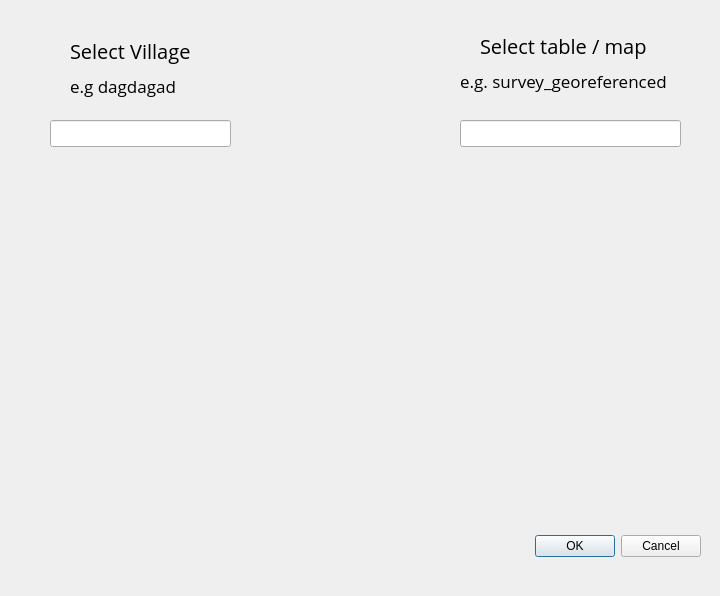
<?xml version="1.0" encoding="UTF-8"?>
<ui version="4.0">
 <class>linecutDialogBase</class>
 <widget class="QDialog" name="linecutDialogBase">
  <property name="geometry">
   <rect>
    <x>0</x>
    <y>0</y>
    <width>720</width>
    <height>596</height>
   </rect>
  </property>
  <property name="windowTitle">
   <string>linecut</string>
  </property>
  <widget class="QDialogButtonBox" name="ok_button">
   <property name="geometry">
    <rect>
     <x>360</x>
     <y>530</y>
     <width>341</width>
     <height>32</height>
    </rect>
   </property>
   <property name="orientation">
    <enum>Qt::Horizontal</enum>
   </property>
   <property name="standardButtons">
    <set>QDialogButtonBox::Cancel|QDialogButtonBox::Ok</set>
   </property>
  </widget>
  <widget class="QLabel" name="label_village">
   <property name="geometry">
    <rect>
     <x>70</x>
     <y>30</y>
     <width>131</width>
     <height>41</height>
    </rect>
   </property>
   <property name="font">
    <font>
     <family>Open Sans</family>
     <pointsize>15</pointsize>
    </font>
   </property>
   <property name="mouseTracking">
    <bool>false</bool>
   </property>
   <property name="text">
    <string>Select Village</string>
   </property>
  </widget>
  <widget class="QLabel" name="label_4">
   <property name="geometry">
    <rect>
     <x>460</x>
     <y>60</y>
     <width>241</width>
     <height>41</height>
    </rect>
   </property>
   <property name="font">
    <font>
     <family>Open Sans</family>
     <pointsize>13</pointsize>
    </font>
   </property>
   <property name="text">
    <string>e.g. survey_georeferenced</string>
   </property>
  </widget>
  <widget class="QLineEdit" name="map_in">
   <property name="geometry">
    <rect>
     <x>460</x>
     <y>120</y>
     <width>221</width>
     <height>27</height>
    </rect>
   </property>
  </widget>
  <widget class="QLineEdit" name="village_in">
   <property name="geometry">
    <rect>
     <x>50</x>
     <y>120</y>
     <width>181</width>
     <height>27</height>
    </rect>
   </property>
  </widget>
  <widget class="QLabel" name="label_3">
   <property name="geometry">
    <rect>
     <x>70</x>
     <y>70</y>
     <width>141</width>
     <height>31</height>
    </rect>
   </property>
   <property name="font">
    <font>
     <family>Open Sans</family>
     <pointsize>13</pointsize>
    </font>
   </property>
   <property name="text">
    <string>e.g dagdagad</string>
   </property>
  </widget>
  <widget class="QLabel" name="label_2">
   <property name="geometry">
    <rect>
     <x>480</x>
     <y>30</y>
     <width>221</width>
     <height>31</height>
    </rect>
   </property>
   <property name="font">
    <font>
     <family>Open Sans</family>
     <pointsize>15</pointsize>
    </font>
   </property>
   <property name="text">
    <string>Select table / map</string>
   </property>
  </widget>
 </widget>
 <resources/>
 <connections>
  <connection>
   <sender>ok_button</sender>
   <signal>accepted()</signal>
   <receiver>linecutDialogBase</receiver>
   <slot>accept()</slot>
   <hints>
    <hint type="sourcelabel">
     <x>20</x>
     <y>20</y>
    </hint>
    <hint type="destinationlabel">
     <x>20</x>
     <y>20</y>
    </hint>
   </hints>
  </connection>
  <connection>
   <sender>ok_button</sender>
   <signal>rejected()</signal>
   <receiver>linecutDialogBase</receiver>
   <slot>reject()</slot>
   <hints>
    <hint type="sourcelabel">
     <x>20</x>
     <y>20</y>
    </hint>
    <hint type="destinationlabel">
     <x>20</x>
     <y>20</y>
    </hint>
   </hints>
  </connection>
 </connections>
</ui>
